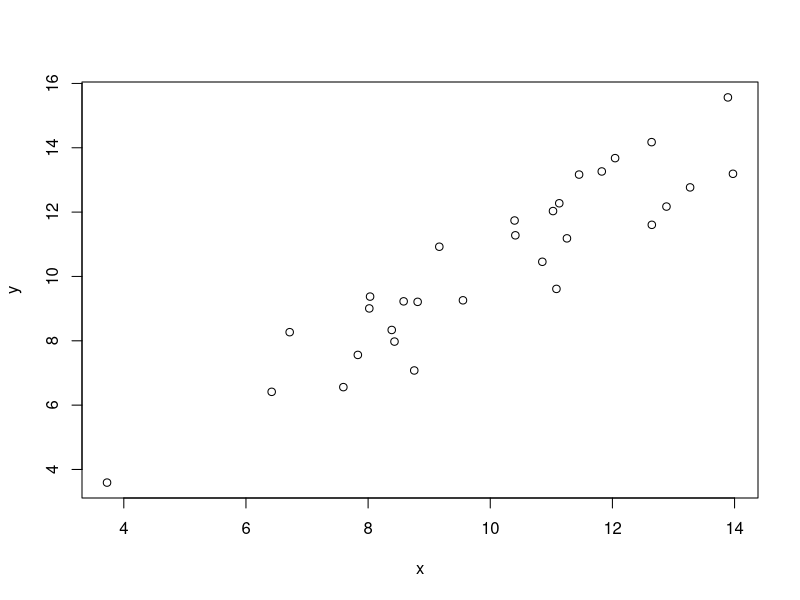
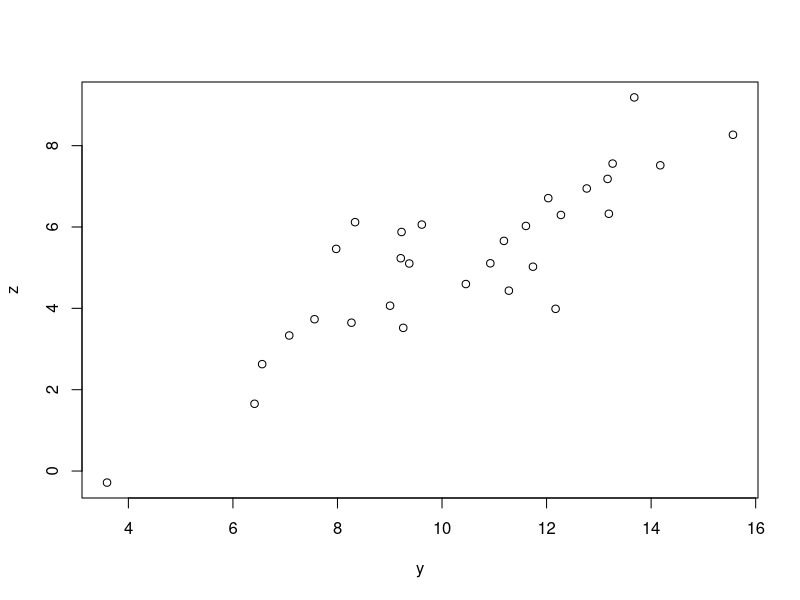
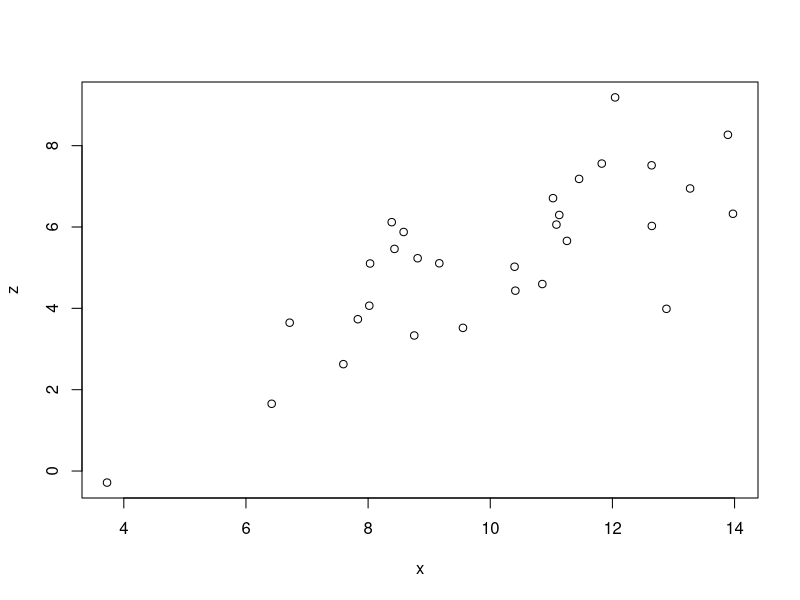

The R script that drew these images, in order:
## ---- chunk 1
#| echo: true
#| output-location: fragment


x <- rnorm(30,10,2)
y <- x + rnorm(30,0,1)
z <- y*.5 + rnorm(30,0,1)
cor(x,y)
cor(y,z)
cor(x,z)
plot(x,y)
plot(y,z)
plot(x,z)
